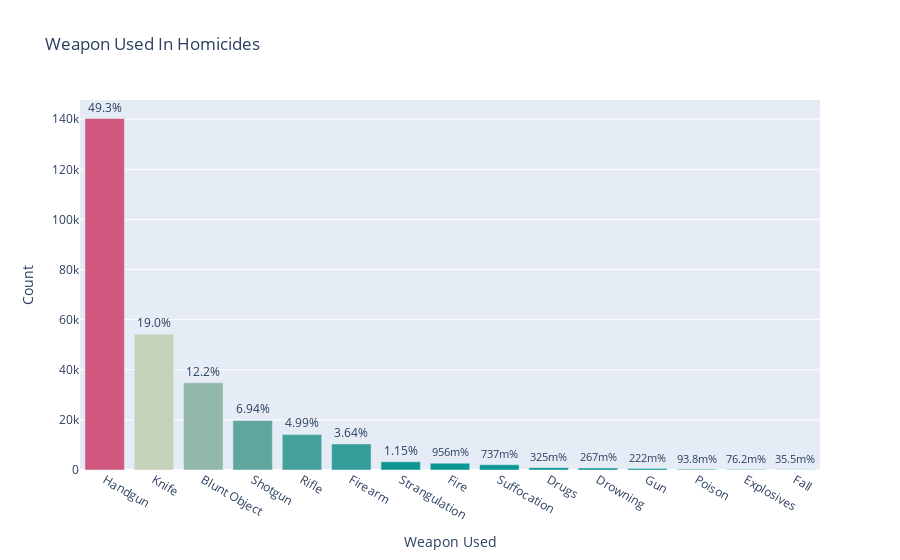

Notebook code for this chart:
### Markdown cell above
**As we see, the __kinship__ category has the highest values in the dataset, but in general it's considered as balanced data**

### Code cell
# Ratio count of the values in each kind of weapon used.
weapon = df.Weapon.value_counts()
fig = px.bar(x=weapon.index,
            y=weapon,
            text=(weapon/len(df['Weapon'])*100),
            title='Weapon Used In Homicides')
fig.update_yaxes(title_text='Count')
fig.update_xaxes(title_text='Weapon Used')
fig.update_traces(textposition='outside',texttemplate='%{text:.3s}%', marker=dict(color=weapon, colorscale='tealrose'))
fig.show()
fig.write_image("Weapon Used bar.png")

### Figure 1 — Plotly figure (JSON) as saved in the notebook; plotly's stock layout.template omitted (floating-point values rounded to 4 significant figures)
{"data": [{"alignmentgroup": "True", "hovertemplate": "x=%{x}<br>y=%{y}<br>text=%{text}<extra></extra>", "legendgroup": "", "marker": {"color": [140275, 54212, 34819, 19759, 14211, 10362, 3271, 2720, 2098, 924, 761, 632, 267, 217, 101], "colorscale": [[0, "rgb(0, 147, 146)"], [0.1667, "rgb(114, 170, 161)"], [0.3333, "rgb(177, 199, 179)"], [0.5, "rgb(241, 234, 200)"], [0.6667, "rgb(229, 185, 173)"], [0.8333, "rgb(217, 137, 148)"], [1, "rgb(208, 88, 126)"]], "pattern": {"shape": ""}}, "name": "", "offsetgroup": "", "orientation": "v", "showlegend": false, "text": [49.28, 19.05, 12.23, 6.942, 4.993, 3.641, 1.149, 0.9556, 0.7371, 0.3246, 0.2674, 0.222, 0.09381, 0.07624, 0.03548], "textposition": "outside", "texttemplate": "%{text:.3s}%", "type": "bar", "x": ["Handgun", "Knife", "Blunt Object", "Shotgun", "Rifle", "Firearm", "Strangulation", "Fire", "Suffocation", "Drugs", "Drowning", "Gun", "Poison", "Explosives", "Fall"], "xaxis": "x", "y": [140275, 54212, 34819, 19759, 14211, 10362, 3271, 2720, 2098, 924, 761, 632, 267, 217, 101], "yaxis": "y"}], "layout": {"barmode": "relative", "legend": {"tracegroupgap": 0}, "title": {"text": "Weapon Used In Homicides"}, "xaxis": {"anchor": "y", "domain": [0, 1], "title": {"text": "Weapon Used"}}, "yaxis": {"anchor": "x", "domain": [0, 1], "title": {"text": "Count"}}}}
